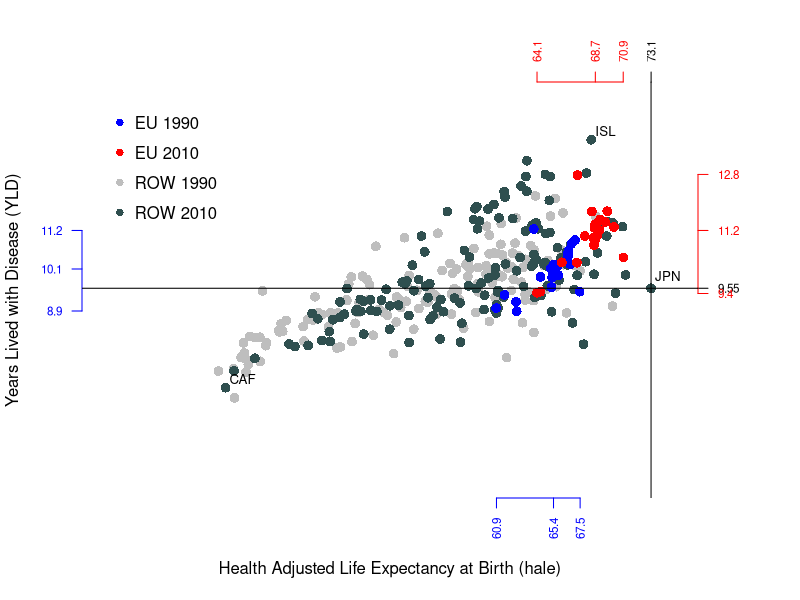
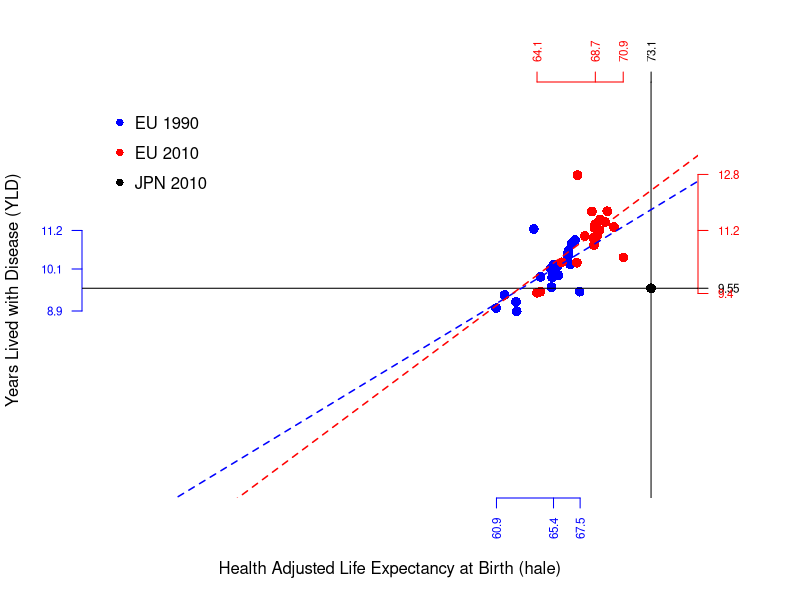
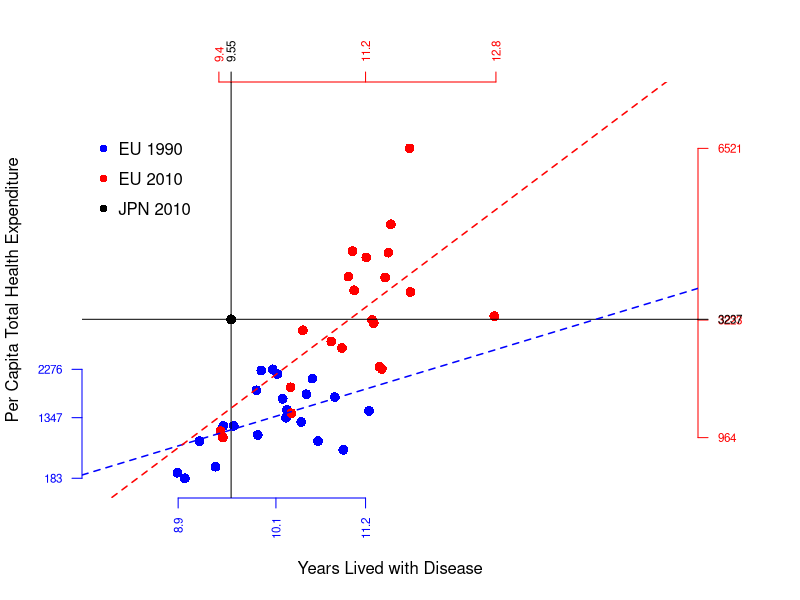

Source code (R) for these figures, in order:
## ---- chunk 1
knitr::opts_chunk$set(echo = TRUE)
require(data.table)
## ---- chunk 2


data.EU.1990 <- read.csv("Output_EU_1990.csv")
data.EU.2010 <- read.csv("Output_EU_2010.csv")
data.ROW.1990 <- read.csv("Output_ROW_1990.csv")
data.ROW.2010 <- read.csv("Output_ROW_2010.csv")

head(data.EU.1990)
head(data.EU.2010)
head(data.ROW.1990)
head(data.ROW.2010)

attach(data.EU.1990)
attach(data.EU.2010)
attach(data.ROW.1990)
attach(data.ROW.2010)

df.EU.1990 <- data.frame(country=data.EU.1990$country, le=data.EU.1990$le,hale=data.EU.1990$hale, yld=data.EU.1990$yld, the=data.EU.1990$the)

df.EU.2010 <- data.frame(country=data.EU.2010$country, le=data.EU.2010$le,hale=data.EU.2010$hale, yld=data.EU.2010$yld, the=data.EU.2010$the)

df.ROW.1990 <- data.frame(country=data.ROW.1990$country, le=data.ROW.1990$le,hale=data.ROW.1990$hale, yld=data.ROW.1990$yld, the=data.ROW.1990$the)

df.ROW.2010 <- data.frame(country=data.ROW.2010$country, le=data.ROW.2010$le,hale=data.ROW.2010$hale, yld=data.ROW.2010$yld, the=data.ROW.2010$the)

df.EU.1990
df.EU.2010
df.ROW.1990
df.ROW.2010

ID.EU <- "ITA"
ID.ROW.1 <- "JPN"
ID.ROW.2 <- "USA"

## ---- chunk 3
par(mar=c(5, 4, 4, 5) + 0.1)

plot(df.ROW.1990$hale, df.ROW.1990$yld, xlab="Health Adjusted Life Expectancy at Birth (hale)", ylab="Years Lived with Disease (YLD)", type="p", col="grey", pch = 16, cex = 1.3, lty = "solid", lwd = 2, xlim=c(30, 75), ylim=c(4, 15), axes=FALSE, frame.plot=FALSE)

points(df.ROW.2010$hale, df.ROW.2010$yld, col="darkslategrey", pch = 16, cex = 1.3, lty = "solid", lwd = 2)


points(df.EU.1990$hale, df.EU.1990$yld, col="blue", pch = 16, cex = 1.3, lty = "solid", lwd = 2)

points(df.EU.2010$hale, df.EU.2010$yld,  col="red", pch = 16, cex = 1.3, lty = "solid", lwd = 2)


axis(1, at=c(round(min(df.EU.1990$hale), 1), round(median(df.EU.1990$hale), 1), round(max(df.EU.1990$hale), 1)), col.axis="blue", col="blue", las=2, cex.axis=0.7,  tick=-.01)

axis(3, at=round(df.ROW.2010$hale[df.ROW.2010$country == ID.ROW.1], 2), col.axis="black", col="black", las=2, cex.axis=0.7,  tick=-.01)

axis(2, at=c(round(min(df.EU.1990$yld), 1), round(median(df.EU.1990$yld), 1), round(max(df.EU.1990$yld), 1)), col.axis="blue", col="blue",las=2, cex.axis=0.7, tick=-.01)

axis(4, at=round(df.ROW.2010$yld[df.ROW.2010$country == ID.ROW.1], 2), col.axis="black", col="black", las=2, cex.axis=0.7,  tick=-.01)

axis(3, at=c(round(min(df.EU.2010$hale), 1), round(median(df.EU.2010$hale), 1), round(max(df.EU.2010$hale), 1)), col.axis="red", col="red",las=2, cex.axis=0.7,  tick=-.01)

axis(4, at=c(round(min(df.EU.2010$yld), 1), round(median(df.EU.2010$yld), 1), round(max(df.EU.2010$yld), 1)), col.axis="red", col="red", las=2, cex.axis=0.7, tick=-.01)

legend(30, 15, c("EU 1990","EU 2010","ROW 1990", "ROW 2010"), col=c("blue", "red", "grey", "darkslategrey"), bty="n", y.intersp=1.5, pch=c(16,16,16,16), cex = 1)

text(df.ROW.2010$hale[df.ROW.2010$country == ID.ROW.1], df.ROW.2010$yld[df.ROW.2010$country == ID.ROW.1]+.3, labels=paste(ID.ROW.1, ""), cex= .8, pos=4, offset = .2)

abline(h=df.ROW.2010$yld[df.ROW.2010$country == ID.ROW.1], v=df.ROW.2010$hale[df.ROW.2010$country == ID.ROW.1], lty=1, lwd=1)

ID.min = df.ROW.2010$country[df.ROW.2010$yld == min(df.ROW.2010$yld)]
ID.min

ID.max = df.ROW.2010$country[df.ROW.2010$yld == max(df.ROW.2010$yld)]
ID.max

text(df.ROW.2010$hale[df.ROW.2010$country == ID.min], df.ROW.2010$yld[df.ROW.2010$country == ID.min]+.2, labels=ID.min, cex= .8, pos=4, offset = .2)

text(df.ROW.2010$hale[df.ROW.2010$country == ID.max], df.ROW.2010$yld[df.ROW.2010$country == ID.max]+.2, labels=ID.max, cex= .8, pos=4, offset = .2)

## ---- chunk 4
par(mar=c(5, 4, 4, 5) + 0.1)

plot(df.EU.1990$hale, df.EU.1990$yld, xlab="Health Adjusted Life Expectancy at Birth (hale)", ylab="Years Lived with Disease (YLD)", col="blue", pch = 16, cex = 1.3, lty = "solid", lwd = 2, xlim=c(30, 75), ylim=c(4, 15), axes=FALSE, frame.plot=FALSE)

points(df.EU.2010$hale, df.EU.2010$yld,  col="red", pch = 16, cex = 1.3, lty = "solid", lwd = 2)

axis(1, at=c(round(min(df.EU.1990$hale), 1), round(median(df.EU.1990$hale), 1), round(max(df.EU.1990$hale), 1)), col.axis="blue", col="blue", las=2, cex.axis=0.7,  tick=-.01)

axis(3, at=round(df.ROW.2010$hale[df.ROW.2010$country == ID.ROW.1], 2), col.axis="black", col="black", las=2, cex.axis=0.7,  tick=-.01)

axis(2, at=c(round(min(df.EU.1990$yld), 1), round(median(df.EU.1990$yld), 1), round(max(df.EU.1990$yld), 1)), col.axis="blue", col="blue",las=2, cex.axis=0.7, tick=-.01)

axis(4, at=round(df.ROW.2010$yld[df.ROW.2010$country == ID.ROW.1], 2), col.axis="black", col="black", las=2, cex.axis=0.7,  tick=-.01)

axis(3, at=c(round(min(df.EU.2010$hale), 1), round(median(df.EU.2010$hale), 1), round(max(df.EU.2010$hale), 1)), col.axis="red", col="red",las=2, cex.axis=0.7,  tick=-.01)

axis(4, at=c(round(min(df.EU.2010$yld), 1), round(median(df.EU.2010$yld), 1), round(max(df.EU.2010$yld), 1)), col.axis="red", col="red", las=2, cex.axis=0.7, tick=-.01)

legend(30, 15, c("EU 1990","EU 2010","JPN 2010"), col=c("blue", "red", "black"), bty="n", y.intersp=1.5, pch=c(16,16,16,16), cex = 1)

points(df.ROW.2010$hale[df.ROW.2010$country == ID.ROW.1], df.ROW.2010$yld[df.ROW.2010$country == ID.ROW.1], col="black", pch = 16, cex = 1.3, lty = "solid", lwd = 2)

abline(h=df.ROW.2010$yld[df.ROW.2010$country == ID.ROW.1], v=df.ROW.2010$hale[df.ROW.2010$country == ID.ROW.1], lty=1, lwd=1)


fun.EU.1990 <- lm(df.EU.1990$yld ~ df.EU.1990$hale)
abline(fun.EU.1990, lty = 2, col="blue", lwd=1.5)
summary(fun.EU.1990)
confint(fun.EU.1990)

fun.EU.2010 <- lm(df.EU.2010$yld ~ df.EU.2010$hale)
abline(fun.EU.2010, lty = 2, col="red", lwd=1.5)
summary(fun.EU.2010)
confint(fun.EU.2010)

## ---- chunk 5
par(mar=c(5, 4, 4, 5) + 0.1)

plot(df.EU.1990$yld, df.EU.1990$the, xlab="Years Lived with Disease", ylab="Per Capita Total Health Expenditure", col="blue", pch = 16, cex = 1.3, lty = "solid", lwd = 2, xlim=c(8, 15), ylim=c(100, 7500), axes=FALSE, frame.plot=FALSE)

points(df.EU.2010$yld, df.EU.2010$the,  col="red", pch = 16, cex = 1.3, lty = "solid", lwd = 2)

legend(7.8, 7000, c("EU 1990","EU 2010","JPN 2010"), col=c("blue", "red", "black"), bty="n", y.intersp=1.5, pch=c(16,16,16,16), cex = 1)

axis(1, at=c(round(min(df.EU.1990$yld), 1), round(median(df.EU.1990$yld), 1), round(max(df.EU.1990$yld), 1)), col.axis="blue", col="blue", las=2, cex.axis=0.7,  tick=-.01)

axis(3, at=round(df.ROW.2010$yld[df.ROW.2010$country == ID.ROW.1], 2), col.axis="black", col="black",las=2, cex.axis=0.7, tick=-.01)


low.the.1990 <- round(min(df.EU.1990$the), 0)
median.the.1990 <- round(median(df.EU.1990$the), 0)
high.the.1990 <- round(max(df.EU.1990$the), 0)

axis(2, at=c(low.the.1990,median.the.1990, high.the.1990), col.axis="blue", col="blue",las=2, cex.axis=0.7, tick=-.01)

axis(3, at=c(round(min(df.EU.2010$yld), 1), round(median(df.EU.2010$yld), 1), round(max(df.EU.2010$yld), 1)), col.axis="red", col="red", las=2, cex.axis=0.7, tick=-.01)

low.the.2010 <- round(min(df.EU.2010$the), 0)
median.the.2010 <- round(median(df.EU.2010$the), 0)
high.the.2010 <- round(max(df.EU.2010$the), 0)
japan.the.2010 <- round(df.ROW.2010$the[df.ROW.2010$country == ID.ROW.1], 2)

axis(4, at=c(low.the.2010,median.the.2010, high.the.2010), col.axis="red", col="red",las=2, cex.axis=0.7, tick=-.01)

axis(4, at=japan.the.2010, col.axis="black", col="black",las=2, cex.axis=0.7, tick=-.01)

points(df.ROW.2010$yld[df.ROW.2010$country == ID.ROW.1], df.ROW.2010$the[df.ROW.2010$country == ID.ROW.1], col="black", pch = 16, cex = 1.3, lty = "solid", lwd = 2)

abline(h=df.ROW.2010$the[df.ROW.2010$country == ID.ROW.1], v=df.ROW.2010$yld[df.ROW.2010$country == ID.ROW.1], lty=1, lwd=1)


fun.EU.1990 <- lm(df.EU.1990$the ~ df.EU.1990$yld)
abline(fun.EU.1990, lty = 2, col="blue", lwd=1.5)
summary(fun.EU.1990)
confint(fun.EU.1990)

fun.EU.2010 <- lm(df.EU.2010$the ~ df.EU.2010$yld)
abline(fun.EU.2010, lty = 2, col="red", lwd=1.5)
summary(fun.EU.2010)
confint(fun.EU.2010)

## ---- chunk 6
HALE <- 80
YLD <- 10
alfa <- .2
beta <- .8

LE <- function(HALE, YLD, alfa, beta) HALE^alfa * YLD^beta
LE(HALE, YLD, alfa, beta)
